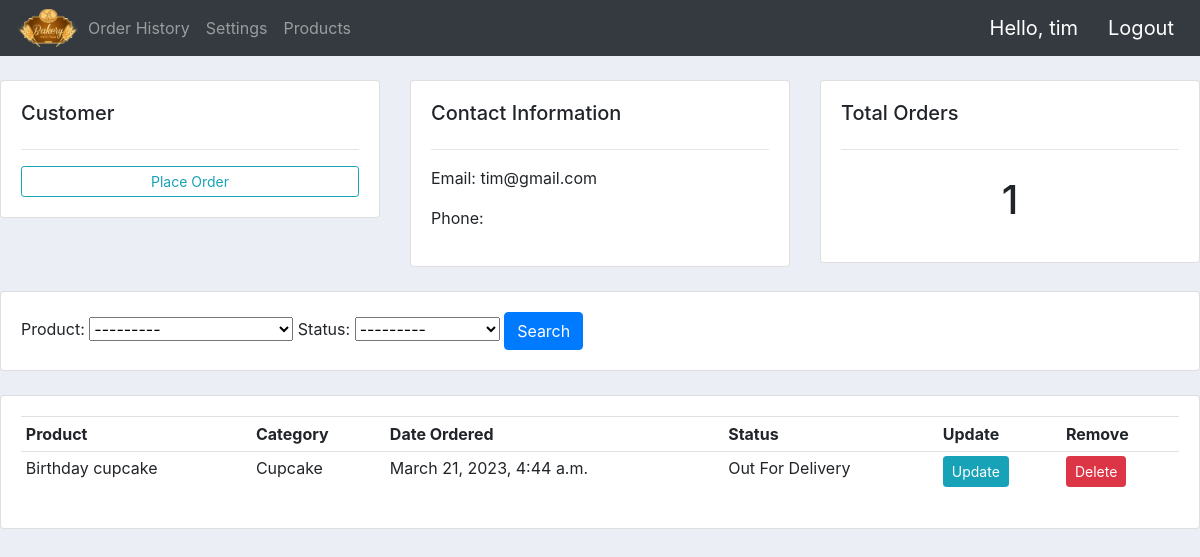
/customer/10/ (signed in), run on the app's committed database.
### app/models.py (models this page shows, shortened)
class Customer(models.Model):
    user = models.OneToOneField(User, on_delete=models.CASCADE)
    name = models.CharField(max_length=50)
    phone = models.CharField(max_length=50)
    email = models.EmailField(max_length=254)
    profile_pic = models.ImageField(
        default="profile_pic_green.png", null=True, blank=True
    )
    date_created = models.DateTimeField(auto_now_add=True)

class Order(models.Model):
    STATUS = (
        ("Pending", "Pending"),
        ("Out For Delivery", "Out For Delivery"),
        ("Delivered", "Delivered"),
    )
    customer = models.ForeignKey(Customer, null=True, on_delete=models.PROTECT)
    product = models.ForeignKey(Product, null=True, on_delete=models.PROTECT)
    date_created = models.DateTimeField(auto_now_add=True, null=True)
    status = models.CharField(max_length=200, null=True, choices=STATUS)

class Product(models.Model):
    CATEGORY = (
        ("Cake", "Cake"),
        ("Cookie", "Cookie"),
        ("Pie", "Pie"),
        ("Cupcake", "Cupcake"),
    )
    name = models.CharField(max_length=50)
    price = models.FloatField()
    category = models.CharField(max_length=50, null=True, choices=CATEGORY)
    description = models.CharField(
        max_length=500,
        null=True,
        blank=True,
        default="It's made with Sugar, Spice, and Everything Nice.",
    )
    date_created = models.DateTimeField(auto_now_add=True)
    image = models.ImageField(null=True, blank=True)
    tags = models.ManyToManyField("Tag")
    def __str__(self):
        return self.name

### app/views.py (the view)
# urls.py: path("customer/<str:pk>/", views.CustomerPage, name="customer"),
@login_required(login_url="login")
def CustomerPage(request, pk):
    customer = Customer.objects.get(id=pk)
    orders = customer.order_set.all() # type: ignore
    order_count = orders.count()
    myFilter = OrderFilter(request.GET, queryset=orders)
    orders = myFilter.qs
    context = {
        "customer": customer,
        "orders": orders,
        "order_count": order_count,
        "myFilter": myFilter,
    }
    return render(request, "customer.html", context)

### app/templates/customer.html (shortened to what this page needs)
{% extends 'base.html' %} {% load static %}  {% block content %}
<br />
<div class="row">
  <div class="col-md">
    <div class="card card-body">
      <h5>Customer</h5>
      <hr />
      <a
        class="btn btn-outline-info btn-sm btn-block"
        href="{% url 'create_order' customer.id%}"
        >Place Order</a
      >
    </div>
  </div>
  <div class="col-md">
    <div class="card card-body">
      <h5>Contact Information</h5>
      <hr />
      <p>Email: {{customer.email}}</p>
      <p>Phone: {{customer.phone}}</p>
    </div>
  </div>
  <div class="col-md">
    <div class="card card-body">
      <h5>Total Orders</h5>
      <hr />
      <h1 style="text-align: center; padding: 10px">{{orders.count}}</h1>
    </div>
  </div>
</div>
<br />
<div class="row">
  <div class="col">
    <div class="card card-body">
      <form action="" method="get">
        {{myFilter.form}} {% csrf_token %} {{form.as_p}}
        <button class="btn btn-primary" type="submit">Search</button>
      </form>
    </div>
  </div>
</div>
<br />
<div class="row">
  <div class="col-md">
    <div class="card card-body">
      <table class="table table-sm">
        <tr>
          <th>Product</th>
          <th>Category</th>
          <th>Date Ordered</th>
          <th>Status</th>
          <th>Update</th>
          <th>Remove</th>
        </tr>
        {% for order in orders %}
        <tr>
          <td>{{order.product}}</td>
          <td>{{order.product.category}}</td>
          <td>{{order.date_created}}</td>
          <td>{{order.status}}</td>
          <td>
            <a
              class="btn btn-sm btn-info"
              href="{% url 'update_order' order.id %}"
              >Update</a
            >
          </td>
          <td>
            <a
              class="btn btn-sm btn-danger"
              href="{% url 'delete_order' order.id %}"
              >Delete</a
            >
          </td>
        </tr>
        {% endfor %}
      </table>
    </div>
  </div>
</div>
{% endblock content %}

### app/templates/navbar.html (shortened to what this page needs)
{% load static %}
<nav class="navbar navbar-expand-lg navbar-dark bg-dark">
  <img class="logo" src="{% static '/images/logo.png' %}" />
  <div class="collapse navbar-collapse" id="navbarNav">
    <ul class="navbar-nav">
      {% if request.user.is_staff %}
      <li class="nav-item active">
        <a class="nav-link" href="{% url 'home' %}">Dashboard</a>
      </li>
      <li class="nav-item">
        <a class="nav-link" href="{% url 'products' %}">Menu</a>
      </li>
      {% else %}
      <li class="nav-item">
        <a class="nav-link" href="{% url 'user_page' %}">Order History</a>
      </li>
      <li class="nav-item">
        <a class="nav-link" href="{% url 'account' %}">Settings</a>
      </li>
      {% endif %}
      <li class="nav-item">
        <a class="nav-link" href="{% url 'store' %}">Products</a>
      </li>
    </ul>
  </div>
  <span class="hello-msg">Hello, {{request.user}}</span>
  <span><a class="hello-msg" href="{% url 'logout' %}">Logout</a></span>
</nav>

### app/static/styles.css (style rules this page uses)
.logo { max-width: 4em; }
body { background-color: #ebeff5; }
.hello-msg { color: white; padding-left: 1em; }
.hello-msg { font-size: 20px; color: white; margin-right: 10px; text-decoration: none; }

### data on the page
Customer: email "tim@gmail.com"
Order: product "Birthday cupcake", product.category "Cupcake", date_created "March 21, 2023, 4:44 a.m.", status "Out For Delivery"

### other printed values
{{ request.user }} "tim"
{{ orders.count }} "1"
